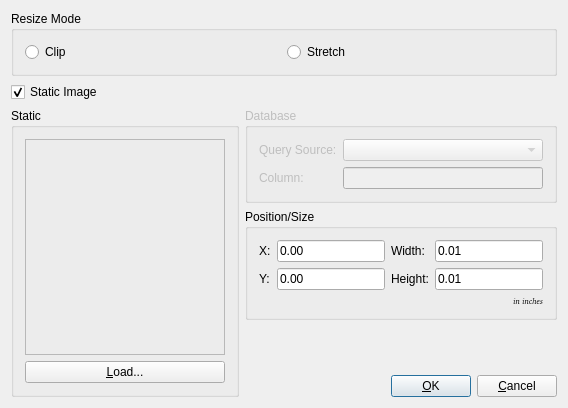
<ui version="4.0" >
 <author></author>
 <comment> * Copyright (c) 2002-2007 by OpenMFG, LLC
 *
 * This program is free software; you can redistribute it and/or modify
 * it under the terms of the GNU General Public License as published by
 * the Free Software Foundation; either version 2 of the License, or
 * (at your option) any later version.
 *
 * This program is distributed in the hope that it will be useful,
 * but WITHOUT ANY WARRANTY; without even the implied warranty of
 * MERCHANTABILITY or FITNESS FOR A PARTICULAR PURPOSE.  See the
 * GNU General Public License for more details.
 *
 * You should have received a copy of the GNU General Public License
 * along with this program; if not, write to the Free Software
 * Foundation, Inc., 59 Temple Place, Suite 330, Boston, MA  02111-1307  USA
 *
 * If you do not wish to be bound by the terms of the GNU General Public
 * License, DO NOT USE THIS SOFTWARE.  Please contact OpenMFG, LLC at
 * info@openmfg.com for details on how to purchase a commercial license.</comment>
 <exportmacro></exportmacro>
 <class>ImageEditor</class>
 <widget class="QDialog" name="ImageEditor" >
  <property name="geometry" >
   <rect>
    <x>0</x>
    <y>0</y>
    <width>568</width>
    <height>408</height>
   </rect>
  </property>
  <property name="windowTitle" >
   <string>Image Editor</string>
  </property>
  <layout class="QGridLayout" >
   <property name="margin" >
    <number>11</number>
   </property>
   <property name="spacing" >
    <number>6</number>
   </property>
   <item row="0" column="0" colspan="2" >
    <widget class="QGroupBox" name="ButtonGroup1" >
     <property name="title" >
      <string>Resize Mode</string>
     </property>
     <layout class="QHBoxLayout" >
      <property name="margin" >
       <number>11</number>
      </property>
      <property name="spacing" >
       <number>6</number>
      </property>
      <item>
       <widget class="QRadioButton" name="rbClip" >
        <property name="text" >
         <string>Clip</string>
        </property>
       </widget>
      </item>
      <item>
       <widget class="QRadioButton" name="rbStretch" >
        <property name="text" >
         <string>Stretch</string>
        </property>
       </widget>
      </item>
     </layout>
    </widget>
   </item>
   <item row="1" column="0" colspan="2" >
    <widget class="QCheckBox" name="cbStatic" >
     <property name="text" >
      <string>Static Image</string>
     </property>
     <property name="checked" >
      <bool>true</bool>
     </property>
    </widget>
   </item>
   <item row="2" column="0" >
    <widget class="QGroupBox" name="gbStatic" >
     <property name="title" >
      <string>Static</string>
     </property>
     <layout class="QVBoxLayout" >
      <property name="margin" >
       <number>11</number>
      </property>
      <property name="spacing" >
       <number>6</number>
      </property>
      <item>
       <widget class="QFrame" name="frmPreview" >
        <property name="sizePolicy" >
         <sizepolicy>
          <hsizetype>7</hsizetype>
          <vsizetype>7</vsizetype>
          <horstretch>1</horstretch>
          <verstretch>0</verstretch>
         </sizepolicy>
        </property>
        <property name="frameShape" >
         <enum>QFrame::StyledPanel</enum>
        </property>
        <property name="frameShadow" >
         <enum>QFrame::Sunken</enum>
        </property>
       </widget>
      </item>
      <item>
       <widget class="QPushButton" name="btnLoad" >
        <property name="sizePolicy" >
         <sizepolicy>
          <hsizetype>1</hsizetype>
          <vsizetype>0</vsizetype>
          <horstretch>0</horstretch>
          <verstretch>0</verstretch>
         </sizepolicy>
        </property>
        <property name="text" >
         <string>&amp;Load...</string>
        </property>
       </widget>
      </item>
     </layout>
    </widget>
   </item>
   <item row="2" column="1" >
    <layout class="QVBoxLayout" >
     <property name="margin" >
      <number>0</number>
     </property>
     <property name="spacing" >
      <number>6</number>
     </property>
     <item>
      <widget class="QGroupBox" name="gbDynamic" >
       <property name="enabled" >
        <bool>false</bool>
       </property>
       <property name="title" >
        <string>Database</string>
       </property>
       <layout class="QGridLayout" >
        <property name="margin" >
         <number>11</number>
        </property>
        <property name="spacing" >
         <number>6</number>
        </property>
        <item row="1" column="1" >
         <widget class="QLineEdit" name="tbColumn" />
        </item>
        <item row="1" column="0" >
         <widget class="QLabel" name="TextLabel1" >
          <property name="sizePolicy" >
           <sizepolicy>
            <hsizetype>5</hsizetype>
            <vsizetype>1</vsizetype>
            <horstretch>0</horstretch>
            <verstretch>0</verstretch>
           </sizepolicy>
          </property>
          <property name="text" >
           <string>Column:</string>
          </property>
         </widget>
        </item>
        <item row="0" column="0" >
         <widget class="QLabel" name="TextLabel1_3" >
          <property name="text" >
           <string>Query Source:</string>
          </property>
         </widget>
        </item>
        <item row="0" column="1" >
         <widget class="QComboBox" name="cbQuery" />
        </item>
       </layout>
      </widget>
     </item>
     <item>
      <widget class="QGroupBox" name="GroupBox1" >
       <property name="title" >
        <string>Position/Size</string>
       </property>
       <layout class="QGridLayout" >
        <property name="margin" >
         <number>11</number>
        </property>
        <property name="spacing" >
         <number>6</number>
        </property>
        <item row="1" column="3" >
         <widget class="QLineEdit" name="leHeight" >
          <property name="text" >
           <string>0.01</string>
          </property>
         </widget>
        </item>
        <item row="0" column="3" >
         <widget class="QLineEdit" name="leWidth" >
          <property name="text" >
           <string>0.01</string>
          </property>
         </widget>
        </item>
        <item row="1" column="0" >
         <widget class="QLabel" name="TextLabel2" >
          <property name="text" >
           <string>Y:</string>
          </property>
         </widget>
        </item>
        <item row="1" column="2" >
         <widget class="QLabel" name="TextLabel4" >
          <property name="text" >
           <string>Height:</string>
          </property>
         </widget>
        </item>
        <item row="0" column="0" >
         <widget class="QLabel" name="TextLabel1_3_2" >
          <property name="text" >
           <string>X:</string>
          </property>
         </widget>
        </item>
        <item row="0" column="2" >
         <widget class="QLabel" name="TextLabel3" >
          <property name="text" >
           <string>Width:</string>
          </property>
         </widget>
        </item>
        <item row="2" column="3" >
         <widget class="QLabel" name="TextLabel5" >
          <property name="font" >
           <font>
            <family>Helvetica [Cronyx]</family>
            <pointsize>6</pointsize>
            <weight>50</weight>
            <italic>true</italic>
            <bold>false</bold>
            <underline>false</underline>
            <strikeout>false</strikeout>
           </font>
          </property>
          <property name="text" >
           <string>in inches</string>
          </property>
          <property name="textFormat" >
           <enum>Qt::AutoText</enum>
          </property>
          <property name="alignment" >
           <set>Qt::AlignRight|Qt::AlignTrailing|Qt::AlignVCenter</set>
          </property>
         </widget>
        </item>
        <item row="1" column="1" >
         <widget class="QLineEdit" name="leYPos" >
          <property name="sizePolicy" >
           <sizepolicy>
            <hsizetype>7</hsizetype>
            <vsizetype>0</vsizetype>
            <horstretch>0</horstretch>
            <verstretch>0</verstretch>
           </sizepolicy>
          </property>
          <property name="minimumSize" >
           <size>
            <width>0</width>
            <height>0</height>
           </size>
          </property>
          <property name="text" >
           <string>0.00</string>
          </property>
         </widget>
        </item>
        <item row="0" column="1" >
         <widget class="QLineEdit" name="leXPos" >
          <property name="sizePolicy" >
           <sizepolicy>
            <hsizetype>7</hsizetype>
            <vsizetype>0</vsizetype>
            <horstretch>0</horstretch>
            <verstretch>0</verstretch>
           </sizepolicy>
          </property>
          <property name="minimumSize" >
           <size>
            <width>0</width>
            <height>0</height>
           </size>
          </property>
          <property name="text" >
           <string>0.00</string>
          </property>
         </widget>
        </item>
       </layout>
      </widget>
     </item>
     <item>
      <spacer>
       <property name="orientation" >
        <enum>Qt::Vertical</enum>
       </property>
       <property name="sizeType" >
        <enum>QSizePolicy::Expanding</enum>
       </property>
       <property name="sizeHint" >
        <size>
         <width>20</width>
         <height>20</height>
        </size>
       </property>
      </spacer>
     </item>
     <item>
      <layout class="QHBoxLayout" >
       <property name="margin" >
        <number>0</number>
       </property>
       <property name="spacing" >
        <number>6</number>
       </property>
       <item>
        <spacer>
         <property name="orientation" >
          <enum>Qt::Horizontal</enum>
         </property>
         <property name="sizeType" >
          <enum>QSizePolicy::Expanding</enum>
         </property>
         <property name="sizeHint" >
          <size>
           <width>20</width>
           <height>20</height>
          </size>
         </property>
        </spacer>
       </item>
       <item>
        <widget class="QPushButton" name="buttonOk" >
         <property name="text" >
          <string>&amp;OK</string>
         </property>
         <property name="shortcut" >
          <string>Alt+O</string>
         </property>
         <property name="autoDefault" >
          <bool>true</bool>
         </property>
         <property name="default" >
          <bool>true</bool>
         </property>
        </widget>
       </item>
       <item>
        <widget class="QPushButton" name="buttonCancel" >
         <property name="text" >
          <string>&amp;Cancel</string>
         </property>
         <property name="shortcut" >
          <string>Alt+C</string>
         </property>
         <property name="autoDefault" >
          <bool>true</bool>
         </property>
        </widget>
       </item>
      </layout>
     </item>
    </layout>
   </item>
  </layout>
 </widget>
 <layoutdefault spacing="6" margin="11" />
 <pixmapfunction>qPixmapFromMimeSource</pixmapfunction>
 <tabstops>
  <tabstop>rbClip</tabstop>
  <tabstop>rbStretch</tabstop>
  <tabstop>cbStatic</tabstop>
  <tabstop>btnLoad</tabstop>
  <tabstop>cbQuery</tabstop>
  <tabstop>tbColumn</tabstop>
  <tabstop>leXPos</tabstop>
  <tabstop>leWidth</tabstop>
  <tabstop>leYPos</tabstop>
  <tabstop>leHeight</tabstop>
  <tabstop>buttonOk</tabstop>
  <tabstop>buttonCancel</tabstop>
 </tabstops>
 <resources/>
 <connections>
  <connection>
   <sender>buttonOk</sender>
   <signal>clicked()</signal>
   <receiver>ImageEditor</receiver>
   <slot>accept()</slot>
   <hints>
    <hint type="sourcelabel" >
     <x>20</x>
     <y>20</y>
    </hint>
    <hint type="destinationlabel" >
     <x>20</x>
     <y>20</y>
    </hint>
   </hints>
  </connection>
  <connection>
   <sender>buttonCancel</sender>
   <signal>clicked()</signal>
   <receiver>ImageEditor</receiver>
   <slot>reject()</slot>
   <hints>
    <hint type="sourcelabel" >
     <x>20</x>
     <y>20</y>
    </hint>
    <hint type="destinationlabel" >
     <x>20</x>
     <y>20</y>
    </hint>
   </hints>
  </connection>
 </connections>
</ui>
